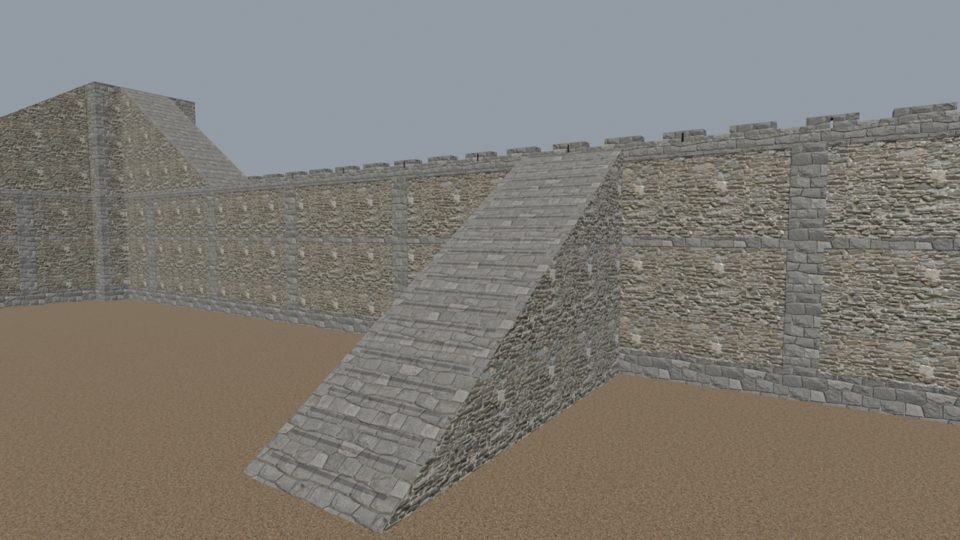
#> input picture review/fortress-kit/close-ramp.jpg, 960 x 540 px, given in place of height-before.png, which was not available
$ python review-terrain-mask.py ../review/fortress-kit
#> lines starting #> are read from the running program, lines starting #| are printed output that depends on the picture; pictures that were not available may be replaced by others from this repository, and a replacement may not be noted
"""Assemble actual footprint outputs into an offline Pillow review board."""
import sys
from pathlib import Path
from PIL import Image, ImageDraw

root = Path(sys.argv[1] if len(sys.argv) > 1 else ".artifacts/terrain-mask")
board = Image.new("RGB", (1056, 728), "#20252b")
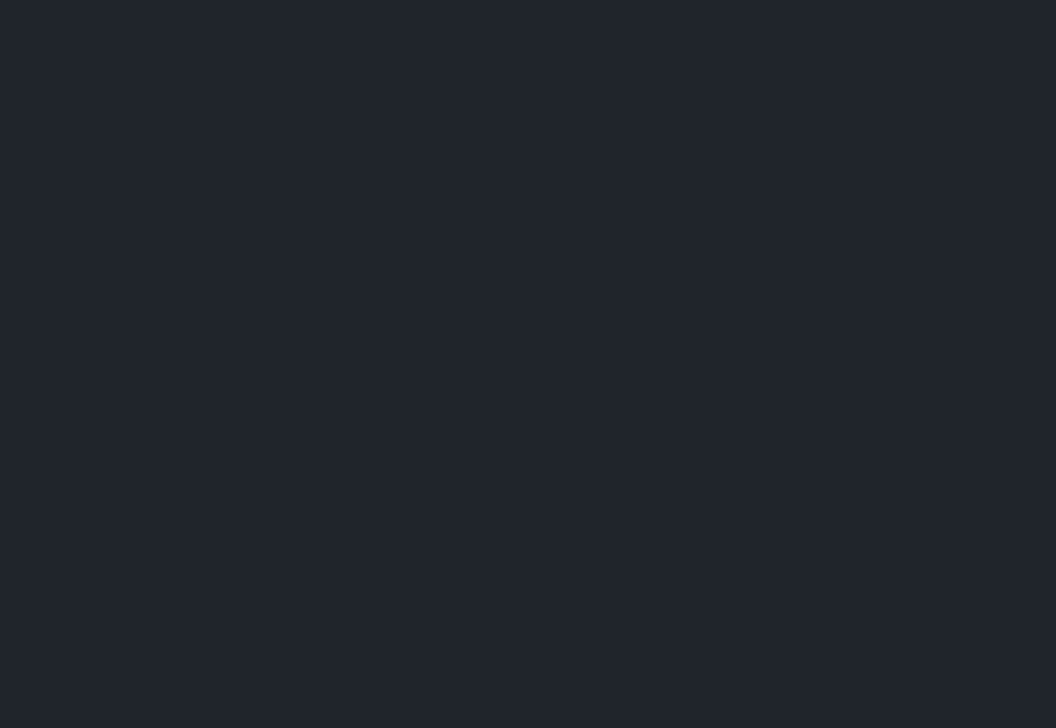
#> board: PIL image 1056x728 RGB; mean R, G, B 32, 37, 43
draw = ImageDraw.Draw(board)
draw.text((20, 12), "Saved footprint: actual height samples, mask and neutral mesh derivatives", fill="white")
for index, (name, label) in enumerate([
    ("height-before.png", "Source height"), ("mask.png", "Saved scalar mask"),
    ("height-after.png", "Edited height"),
]):
    with Image.open(root / name) as source:
#> source is the input picture: PIL image 960x540 RGB; mean R, G, B 126.9, 123, 116.5
        source.load()
        scaled = source.convert("RGB").resize((320, 240), Image.Resampling.NEAREST)
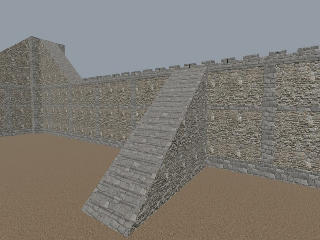
#> scaled: PIL image 320x240 RGB; mean R, G, B 126.9, 123, 116.5
    x = 20 + index * 348
    board.paste(scaled, (x, 58))
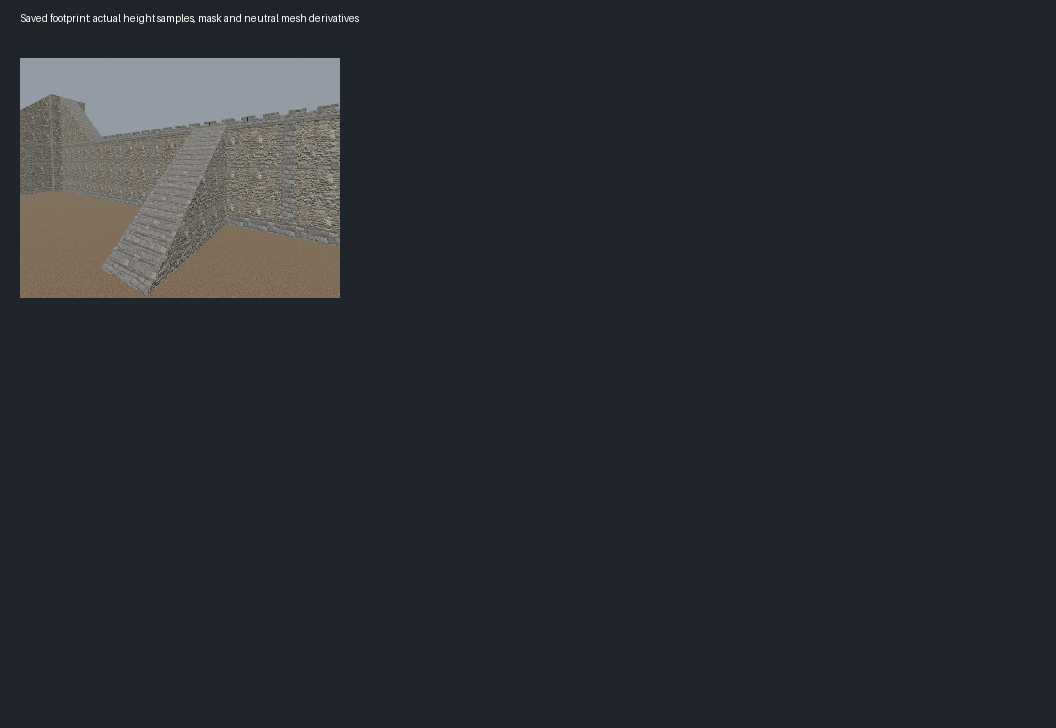
#> board: PIL image 1056x728 RGB; mean R, G, B 41.7, 45.8, 50.6
    draw.text((x, 38), label, fill="white")
#> pass 2 of the loop `for index, (name, label) in enumerate([`:
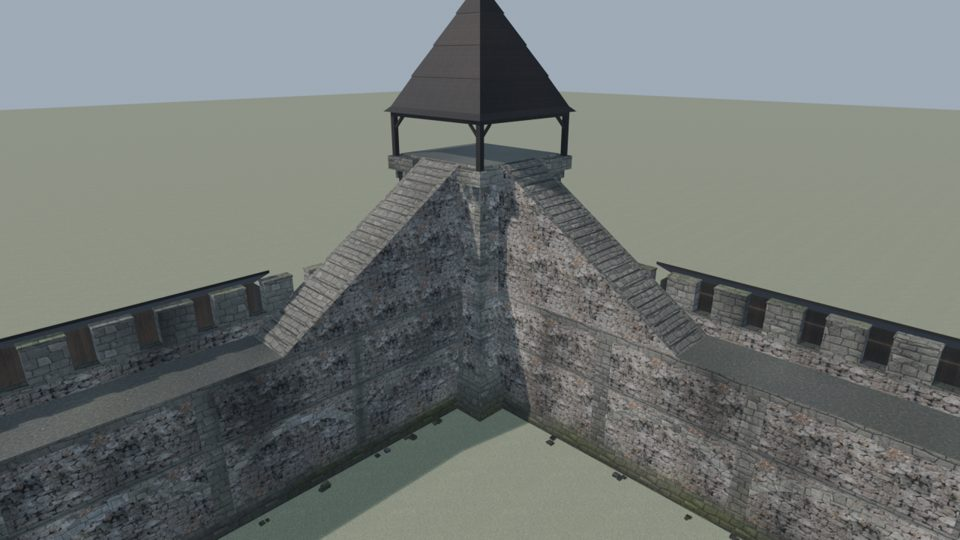
#> input picture review/fortress-kit/corner-tower.jpg, 960 x 540 px, given in place of mask.png, which was not available
#> source is the input picture: PIL image 960x540 RGB; mean R, G, B 113, 117.9, 115.7
#> `scaled = source.convert("RGB").resize((320, 240), Image.Resampling.NEA..`:
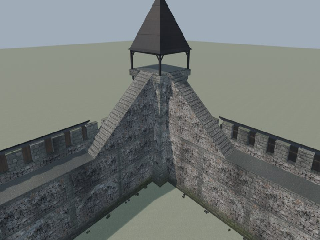
#> scaled: PIL image 320x240 RGB; mean R, G, B 113.1, 117.9, 115.7
#> `board.paste(scaled, (x, 58))`:
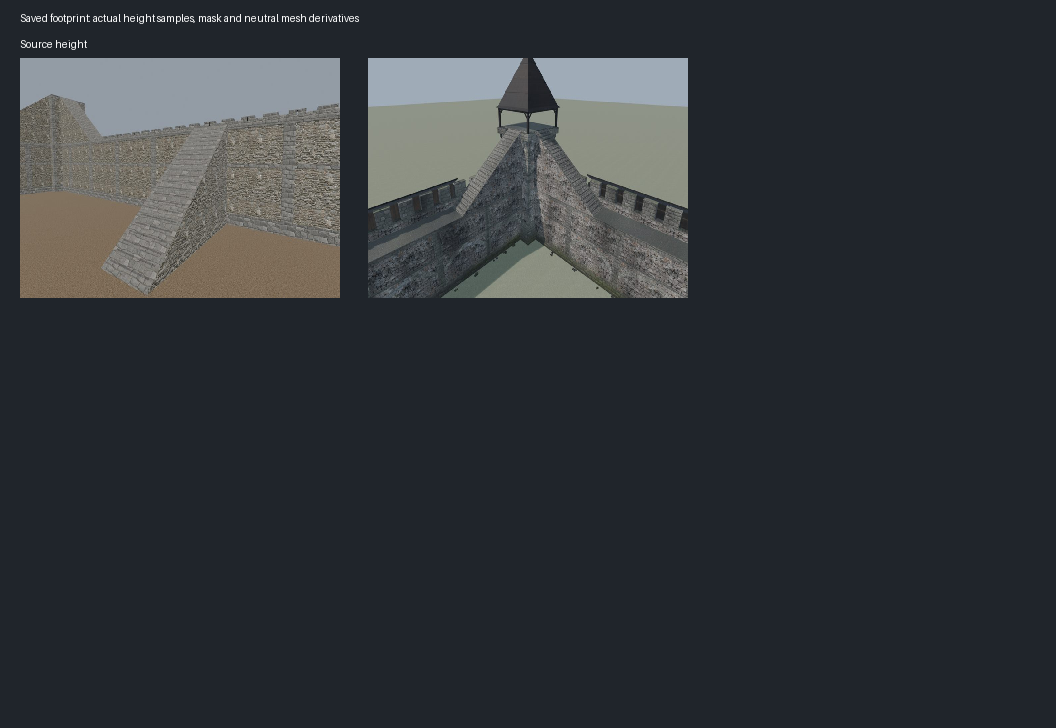
#> board: PIL image 1056x728 RGB; mean R, G, B 49.8, 53.9, 57.9
for index, label in enumerate(["before", "after"]):
#> (the run stopped early here; a loop or call above may not have finished)
